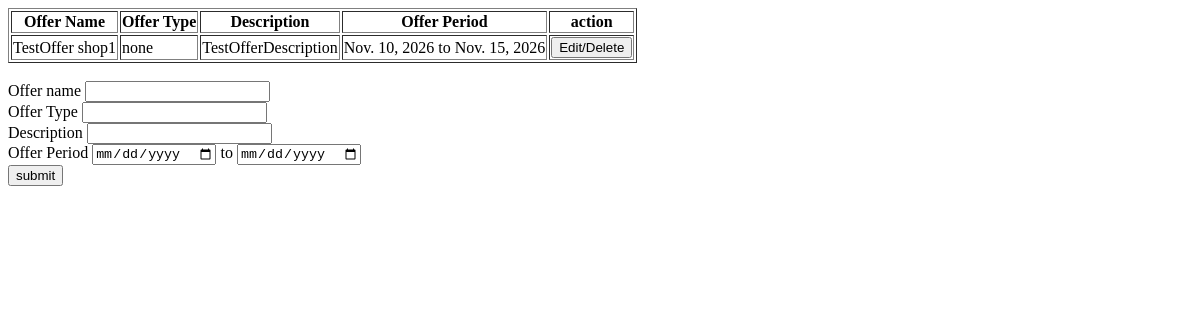
Page /ManageOffers (signed in) on the earlier database version.
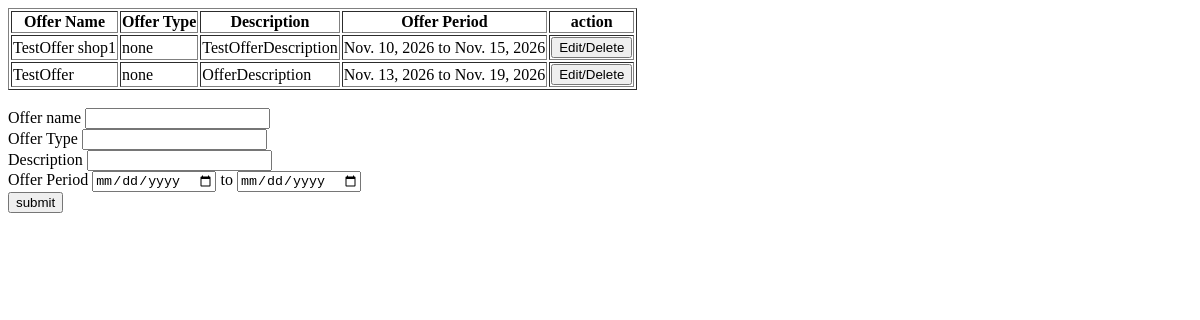
Same page on the later database version.
### RetailIQApp/models.py (models this page shows)
class OfferTable(models.Model):
    SHOPID = models.ForeignKey(ShopTable, on_delete=models.CASCADE, null=True, blank=True)
    offer_name = models.CharField(max_length=20, null=True, blank=True)
    offer_description = models.CharField(max_length=100, null=True, blank=True)
    offer_type = models.CharField(max_length=20, null=True, blank=True)
    offer_start_date = models.DateField(null=True, blank=True)
    offer_end_date = models.DateField(null=True, blank=True)
    is_active = models.BooleanField(default=True)
    created_at = models.DateTimeField(auto_now_add=True)

### RetailIQApp/views.py (the view, shortened to what this page needs)
# urls.py: path('ManageOffers',ManageOffers.as_view(),name='ManageOffers'),
class ManageOffers(View):
    def get(self,request):
        obj = OfferTable.objects.filter(SHOPID__LOGINID_id=request.session['loginid']).all()
        return render(request,'shop/ManageOffers.html', {'offer_data':obj})

### templates/Shop/manageoffers.html (shortened to what this page needs)
<!DOCTYPE html>
<html lang="en">
<head>
</head>
<body>
      <table border="1">
        <tr>
            <th>Offer Name</th>
            <th>Offer Type</th>
            <th>Description</th>
            <th>Offer Period</th>
            <th>action</th>
        </tr>
        {% for i in offer_data %}
        <tr>
            <td>{{ i.offer_name }}</td>
            <td>{{ i.offer_type }}</td>
            <td>{{ i.offer_description }}</td>
            <td>{{ i.offer_start_date }} to {{ i.offer_end_date }}</td>
            <td>
                <button type="submit">Edit/Delete</button>
            </td>
        </tr>
        {% endfor %}
      </table>
      <br>
        <form method="post">
            <label>Offer name</label>
            <input type="text" name="offer_name" required> <br>
            <label>Offer Type</label>
            <input type="text" name="offer_type"> <br>
            <label>Description</label>
            <input type="text" name="offer_description" > <br>
            <label>Offer Period</label>
            <input type="date" name="offer_start_date" required> to <input type="date" name="offer_end_date" required>  <br>
            <button type="submit">submit</button>
        </form>
</body>
</html>

Differences in the rows shown:
added OfferTable: offer_name "TestOffer", offer_type "none", offer_description "OfferDescription", offer_start_date "Nov. 13, 2026", offer_end_date "Nov. 19, 2026"
